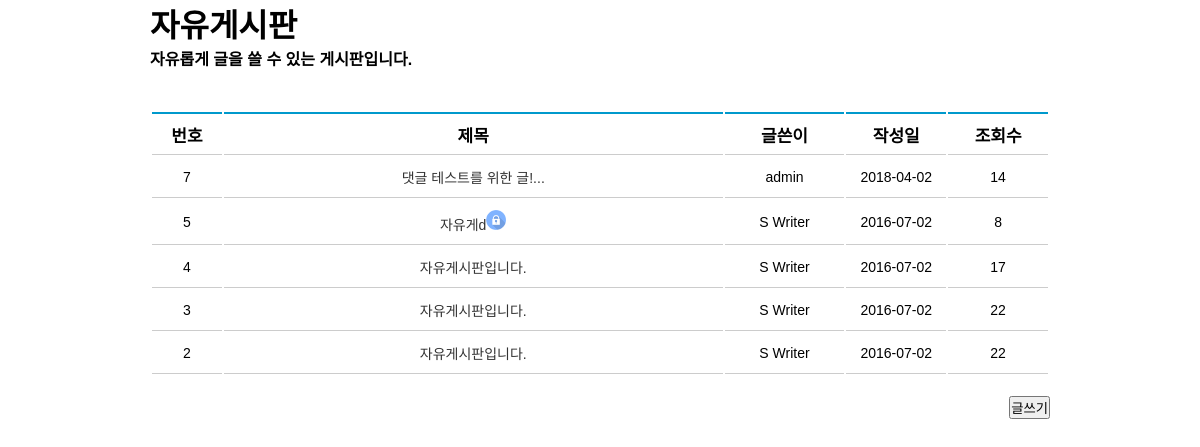
The app's page /reply/index.php with its own data.
### tables this page shows
CREATE TABLE `board` (
  `idx` int(11) NOT NULL,
  `name` varchar(100) NOT NULL,
  `pw` varchar(100) NOT NULL,
  `title` varchar(100) NOT NULL,
  `content` text NOT NULL,
  `date` date NOT NULL,
  `hit` int(11) NOT NULL,
  `lock_post` int(11) NOT NULL
);

### db.php (called while the page is built, shortened)
<?php
	$db = new mysqli("localhost","comosellama","llama","latina");
	$db->set_charset("utf8");
	function mq($sql)
	{
		global $db;
		return $db->query($sql);
	}
?>

### reply/index.php (the view, shortened to what this page needs)
<?php include  $_SERVER['DOCUMENT_ROOT']."/db.php"; ?>
<!doctype html>
<head>
<link rel="stylesheet" type="text/css" href="/css/style.css" />
</head>
<body>
<div id="board_area">
  <h1>자유게시판</h1>
  <h4>자유롭게 글을 쓸 수 있는 게시판입니다.</h4>
    <table class="list-table">
      <thead>
          <tr>
              <th width="70">번호</th>
                <th width="500">제목</th>
                <th width="120">글쓴이</th>
                <th width="100">작성일</th>
                <th width="100">조회수</th>
            </tr>
        </thead>
        <?php
          $sql = mq("select * from board order by idx desc limit 0,5");
            while($board = $sql->fetch_array())
            {
              $title=$board["title"];
              if(strlen($title)>30)
              {
                $title=str_replace($board["title"],mb_substr($board["title"],0,30,"utf-8")."...",$board["title"]);
              }
        ?>
      <tbody>
        <tr>
          <td width="70"><?php echo $board['idx']; ?></td>
          <td width="500"><?php
             $lockimg = "<img src='/img/lock.png' alt='lock' title='lock' with='20' height='20' />";
            if($board['lock_post']=="1")
            { ?>
              <a href='/page/board/ck_read.php?idx=<?php echo $board["idx"];?>'><?php echo $title, $lockimg;
            }else{  ?>
        <a href='/page/board/read.php?idx=<?php echo $board["idx"]; ?>'><?php echo $title; }?></a></td>
          <td width="120"><?php echo $board['name']?></td>
          <td width="100"><?php echo $board['date']?></td>
          <td width="100"><?php echo $board['hit']; ?></td>
        </tr>
      </tbody>
      <?php } ?>
    </table>
    <div id="write_btn">
      <a href="/page/board/write.php"><button>글쓰기</button></a>
    </div>
  </div>
</body>
</html>

### reply/css/style.css (style rules this page uses)
* { margin: 0 auto; padding: 0; font-family: 'Malgun gothic','Sans-Serif','Arial'; }
a { text-decoration: none; color:#333; }
#board_area { width: 900px; position: relative; }
.list-table { margin-top: 40px; }
.list-table thead th { height:40px; border-top:2px solid #09C; border-bottom:1px solid #CCC; font-weight: bold; font-size: 17px; }
.list-table tbody td { text-align:center; padding:10px 0; border-bottom:1px solid #CCC; height:20px; font-size: 14px }
#write_btn { position: absolute; margin-top:20px; right: 0; }

### records on screen
board: idx "7", title "댓글 테스트를 위한 글!...", name "admin", date "2018-04-02", hit "14"
board: idx "5", title "자유게d", lock_post 1 (drawn), name "S Writer", date "2016-07-02", hit "8"
board: idx "4", title "자유게시판입니다.", name "S Writer", date "2016-07-02", hit "17"
board: idx "3", title "자유게시판입니다.", name "S Writer", date "2016-07-02", hit "22"
board: idx "2", title "자유게시판입니다.", name "S Writer", date "2016-07-02", hit "22"
